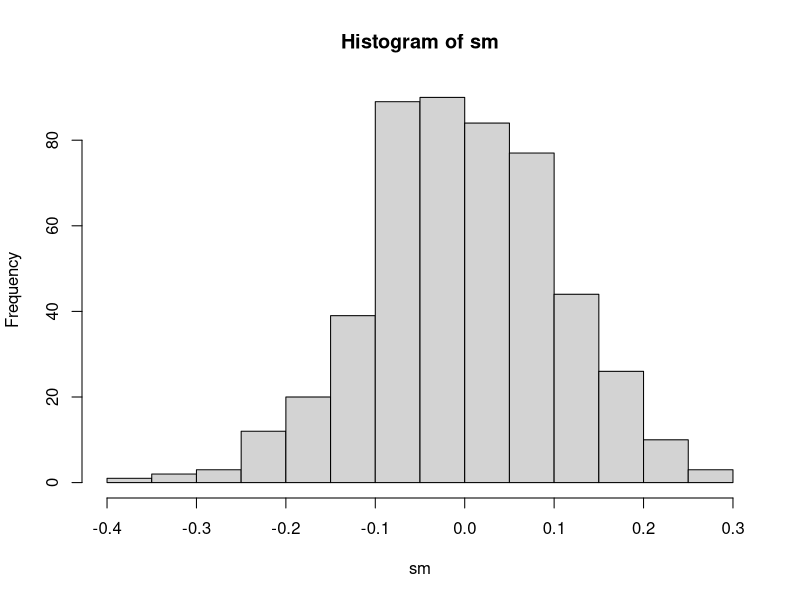
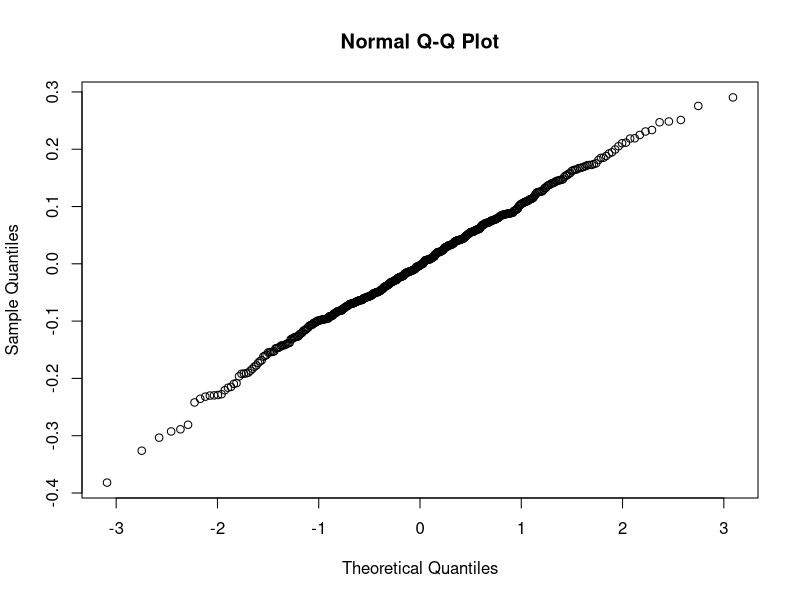
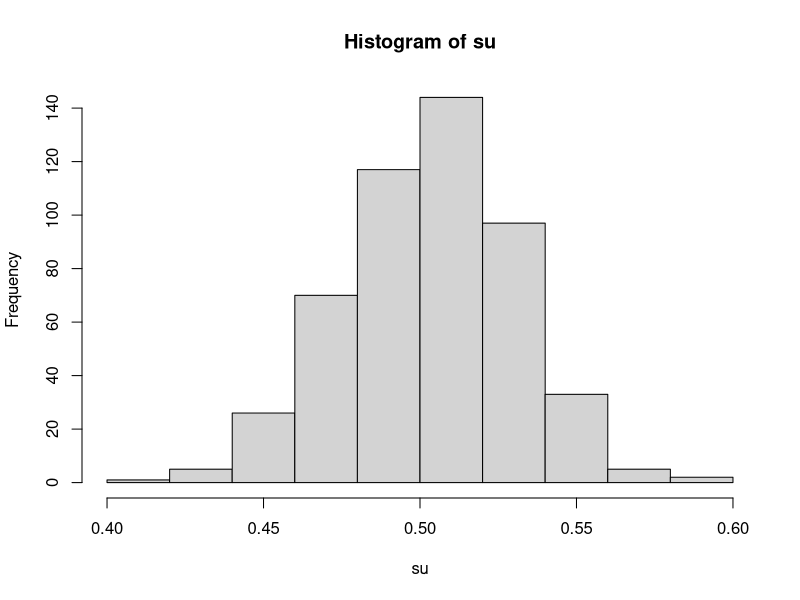
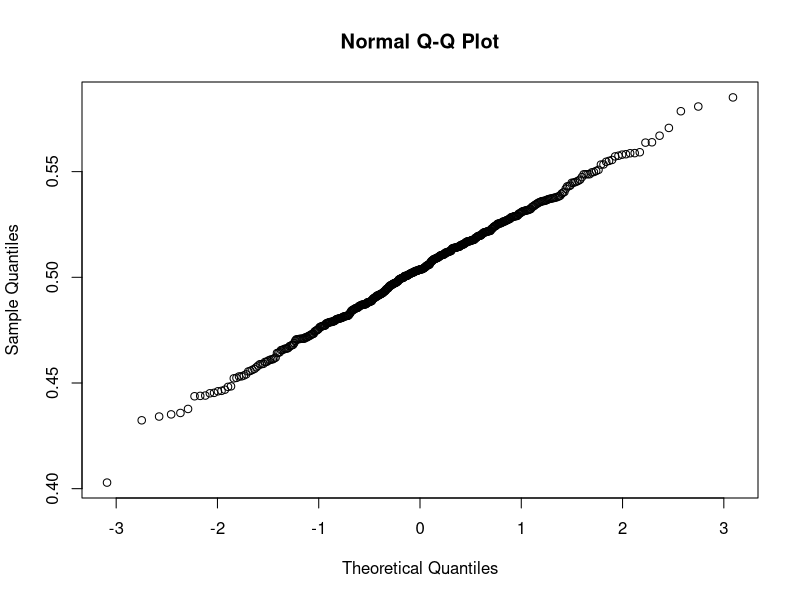
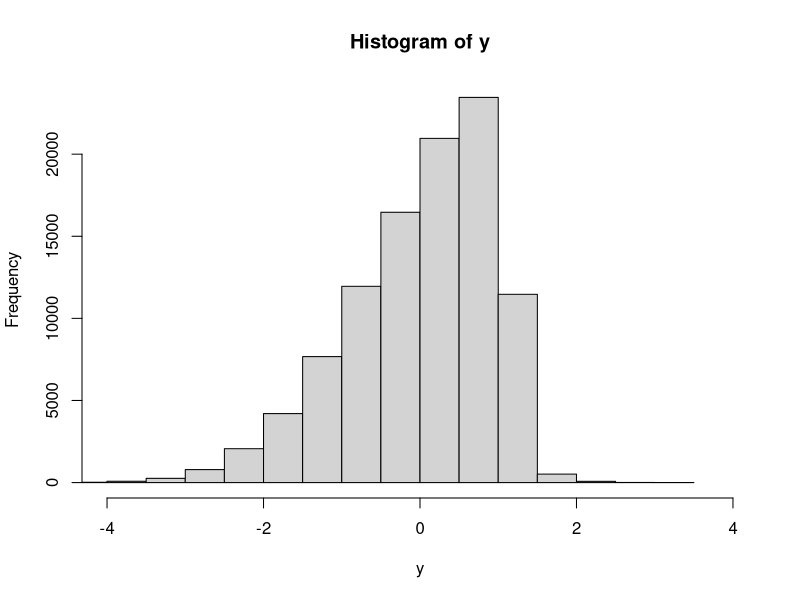
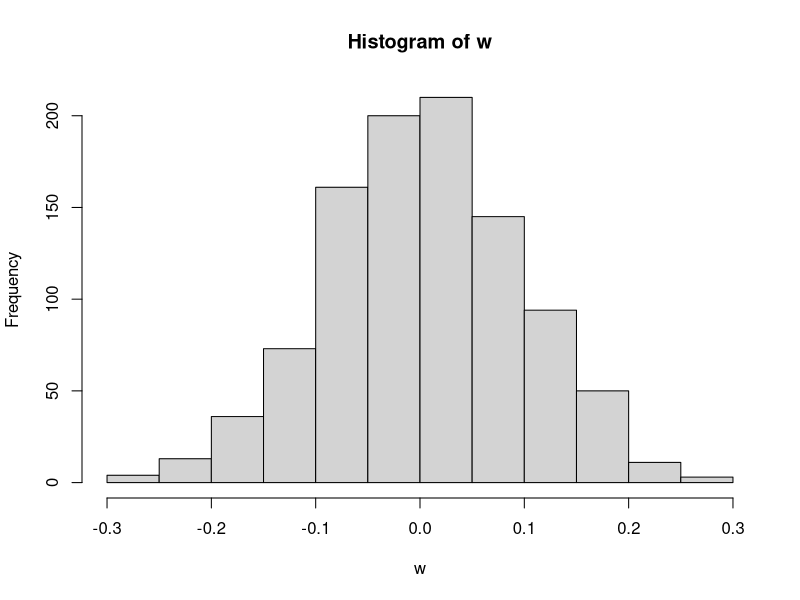
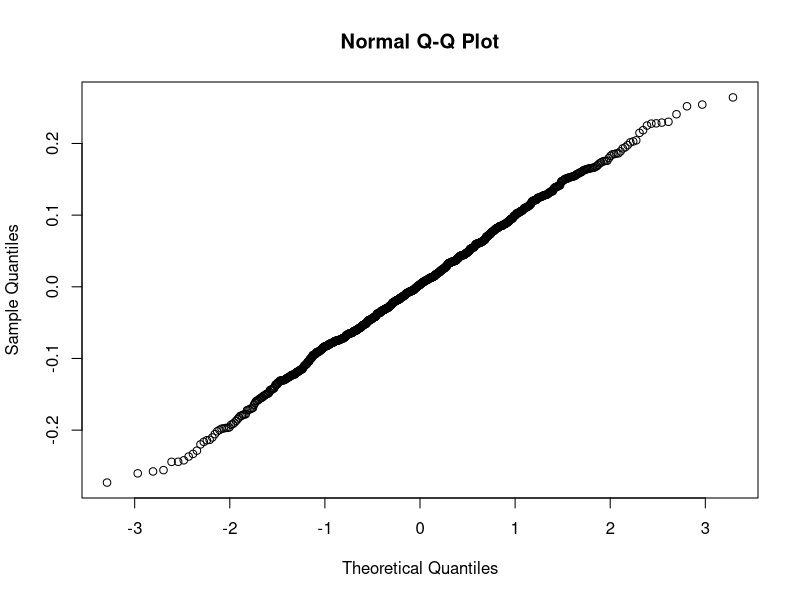

The R source for these figures, in order:
rm(list=ls())
#Use simulation to demonstrate the concept of standard error and central limit theorem.
#draw m samples, each sample has n observations, from a N(0,1)

n <- 100    #n is sample size
m <- 500  #m is the number of replications

sm <- replicate(m, {
  s <- rnorm(n)
  mean(s)
})
mean(sm)
sd(sm)
hist(sm)
qqnorm(sm)

#Draw from uniform distribution instead of normal
su <- replicate(m, {
  s <- runif(n)
  mean(s)
})
mean(su)
sd(su)
hist(su)
qqnorm(su)

#create a skewed population of size N
N <- 100000
x <- rnorm(N)
y <- x + 5*(1-exp(x)/(1+exp(x)))*runif(N)
y <- y - mean(y)
hist(y,xlim = c(-4,4))
mean(y)
median(y)
sd(y)

#draw m samples from y, each sample contains n observations
m <- 1000
n <- 100
w <- replicate(m, {
  s <- sample(y,n)
  mean(s)
})
mean(w)
sd(w)
hist(w)
qqnorm(w)
